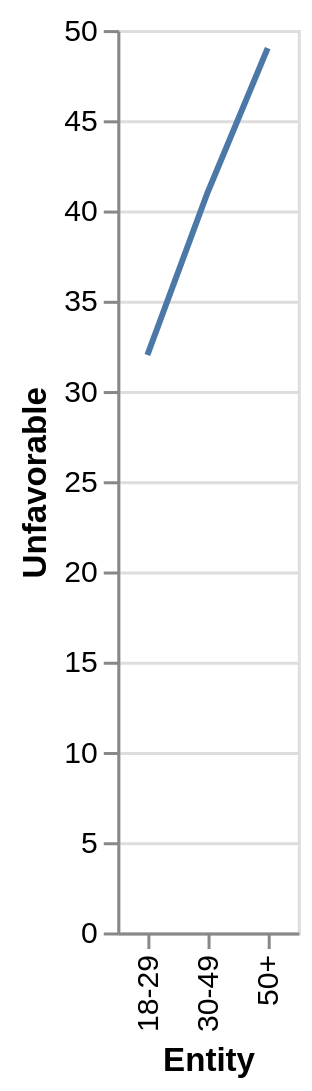

Describe this chart as a Vega-Lite specification.
### Vega-Lite specification from a JSON file in a GitHub repository (floating-point values rounded to 4 significant figures)
{"$schema": "https://vega.github.io/schema/vega-lite/v5.json", "description": "Line chart auto-generated from CSV", "data": {"values": [{"Entity": "50+", "Unfavorable": "49", "Favorable": "46"}, {"Entity": "30-49", "Unfavorable": "41", "Favorable": "55"}, {"Entity": "18-29", "Unfavorable": "32", "Favorable": "66"}]}, "mark": "line", "encoding": {"x": {"field": "Entity", "type": "ordinal"}, "y": {"field": "Unfavorable", "type": "quantitative"}}}
